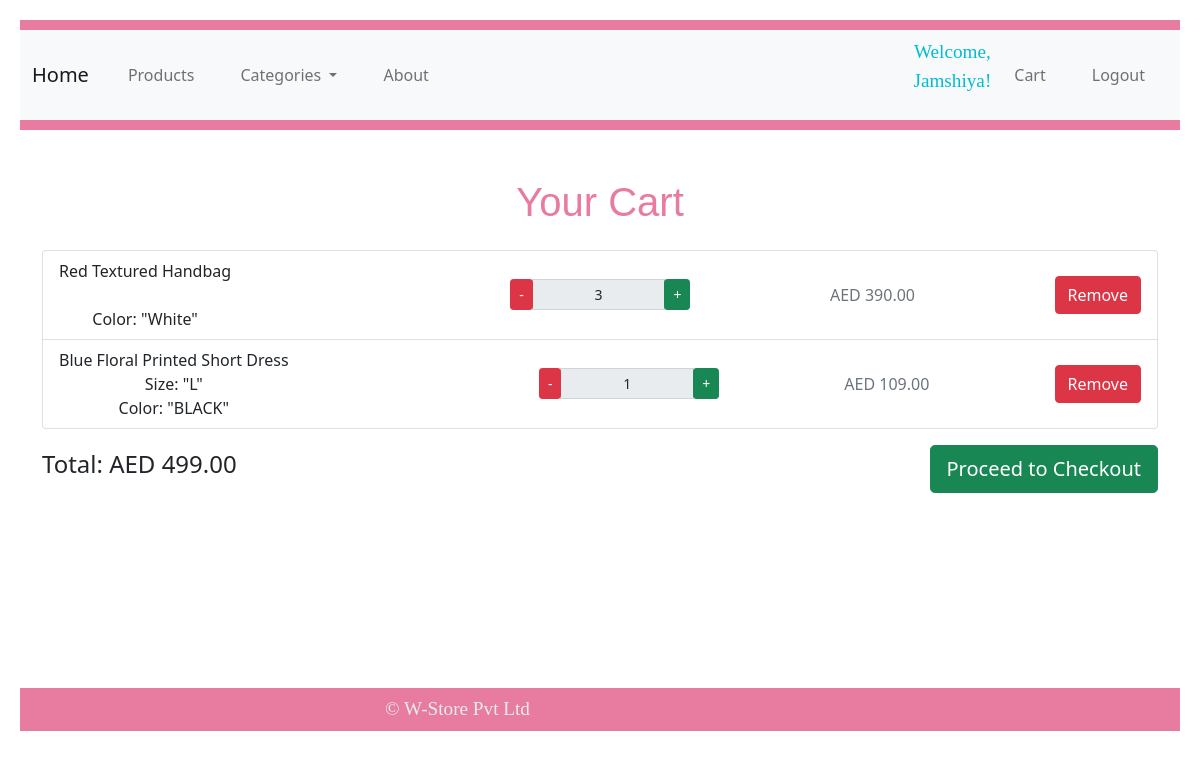
The page /cart/ (signed in) on the database its author committed.
### e_shop/models.py (models this page shows, shortened)
class CartItem(models.Model):
    cart = models.ForeignKey(Cart, related_name='items', on_delete=models.CASCADE)
    product = models.ForeignKey(Product, on_delete=models.CASCADE)
    product_variant = models.ForeignKey(ProductVariant, on_delete=models.CASCADE, null=True, blank=True)
    quantity = models.PositiveIntegerField(default=1)
    def __str__(self):
        return f"{self.quantity} x {self.product.name} x {self.product_variant.size}x {self.product_variant.color}"
    def get_total_price(self):
        return self.product.price * self.quantity

class Product(models.Model):
    name = models.CharField(max_length=100)
    description = models.TextField(blank=True)
    price = models.DecimalField(max_digits=10, decimal_places=2)
    sub_category_id = models.ForeignKey(SubCategory, on_delete=models.CASCADE)
    create_at = models.DateTimeField(auto_now_add=True)
    update_at = models.DateTimeField(auto_now=True)
    image = models.ImageField(upload_to='Product', height_field=None, width_field=None, max_length=100)
    available_stock = models.IntegerField()

class ProductVariant(models.Model):
    product = models.ForeignKey(Product, related_name='variants', on_delete=models.CASCADE)
    size = models.ForeignKey(Size, on_delete=models.CASCADE, null=True, blank=True)
    color = models.ForeignKey(Color, on_delete=models.CASCADE, null=True, blank=True)
    quantity = models.IntegerField()
    class Meta:
        unique_together = ('product', 'size', 'color')  # Each product can have a unique size and color combination

class Color(models.Model):
    name = models.CharField(max_length=50)
    hex_code = models.CharField(max_length=7, blank=True)  # Optional hex code for color representation
    def __str__(self):
        return self.name

class Size(models.Model):
    name = models.CharField(max_length=50)
    def __str__(self):
        return self.name

### e_shop/views.py (the view)
# urls.py: path('cart/', views.cart_detail, name='cart_detail'),
@login_required
def cart_detail(request):
    cart = get_object_or_404(Cart, user=request.user)
    items = cart.items.all()
    print(items)
    total_price = cart.get_total_price()
    return render(request, 'cart_detail.html', {'cart': cart, 'items': items, 'total_price': total_price})

### e_shop/models.py (called while the page is built)
    def get_total_price(self):
        return sum(item.get_total_price() for item in self.items.all())

### templates/cart_detail.html (shortened to what this page needs)
{% extends 'base.html' %}
{% block content %}
<div class="container mt-5">
    <h1 class="mb-4">Your Cart</h1>
    {% if items %}
        <ul class="list-group mb-3">
            {% for item in items %}
                <li class="list-group-item d-flex justify-content-between align-items-center">
                   <span>
                        {{ item.product.name }}<br>
                        {% if item.product_variant.size %}
                            Size: "{{ item.product_variant.size }}"
                        {% endif %}
                        <br>
                        {% if item.product_variant.color %}
                            Color: "{{ item.product_variant.color }}"
                        {% endif %}
                    </span><br>
                    <div class="col-lg-2">
                       <div class="input-group input-group-sm">
                        <span class="input-group-btn">
                            <button type="button" class="btn btn-danger btn-sm btn-number" onclick="updateCart('{{ item.id }}', 'decrement')">-</button>
                        </span>
                        <input type="text" id="quantity-{{ item.id }}" name="quantity" class="form-control text-center" value="{{ item.quantity }}" min="1" max="100" readonly>
                        <span class="input-group-btn">
                            <button type="button" class="btn btn-success btn-sm btn-number" onclick="updateCart('{{ item.id }}', 'increment')">+</button>
                        </span>
                    </div>
                    </div>
                    <span class="text-muted">AED {{ item.get_total_price }}</span>
                     <button type="button" class="btn btn-danger" onclick="removeCartItem('{{ item.id }}')">Remove</button>
                </li>
            {% endfor %}
        </ul>
        <div class="d-flex justify-content-between align-items-center">
            <h4>Total: AED {{ total_price }}</h4>
            <a href="{% url 'checkout' %}" class="btn btn-success btn-lg">Proceed to Checkout</a>
        </div>
    {% else %}
        <div class="alert alert-warning" role="alert">
            <p class="mb-0">Your cart is empty.</p>
        </div>
    {% endif %}
</div>
{% endblock %}

### templates/navbar.html (shortened to what this page needs)
<header>
    <nav class="navbar navbar-expand-lg navbar-light bg-light">
        <div class="container-fluid">
            <a class="navbar-brand" href="/">Home</a>
            <div class="collapse navbar-collapse" id="navbarNav">
                <ul class="navbar-nav">
                    <li class="nav-item">
                        <a class="nav-link" href="/product_list">Products</a>
                    </li>
                    <li class="nav-item dropdown">
                        <a class="nav-link dropdown-toggle" href="#" id="navbarDropdown" role="button" data-bs-toggle="dropdown" aria-expanded="false">
                            Categories
                        </a>
                    </li>
                    <li class="nav-item">
                        <a class="nav-link" href="/about">About</a>
                    </li>
                </ul>
                <ul class="navbar-nav ms-auto">
                    {% if user.is_authenticated %}
                         <p>Welcome, <br>{{ user.first_name }}!</p>
                    <li class="nav-item"><a class="nav-link" href="/cart/">Cart</a></li>
                    <li class="nav-item"><a class="nav-link" href="/signout/">Logout</a></li>
                    {% else %}
                        <li class="nav-item"><a class="nav-link" href="/signup/">Register</a></li>
                        <li class="nav-item"><a class="nav-link" href="/signin/">Login</a></li>
                    {% endif %}
                </ul>
            </div>
        </div>
    </nav>
</header>

### static/css/styles.css (style rules this page uses)
* { margin: 0; padding: 0; box-sizing: border-box; }
body { font-family: Arial, sans-serif; background-color: #f5f5f5; }
header { background-color: #e77ca0; color: white; padding: 10px 0; }
nav ul { display: flex; justify-content: center; list-style: none; }
nav ul li { margin: 0 15px; }
nav ul li a { color: white; text-decoration: none; }
nav ul { display: flex; justify-content: space-between; align-items: center; list-style: none; padding: 0; margin: 0; }
nav ul li a { text-decoration: none; color: white; }
h1 { font-family: 'Arial', sans-serif; font-size: 2.5em; text-align: center; color: #e77ca0; margin-top: 30px; }
p { font-family: 'Georgia', serif; font-size: 1.2em; line-height: 1.5; color: #00BCD4; text-align: center; margin-top: -5px; }

### rows shown on the page
CartItem: product.name "Red Textured Handbag", product_variant.color "White", quantity "3", get_total_price "390.00"
CartItem: product.name "Blue Floral Printed Short Dress", product_variant.size "L", product_variant.color "BLACK", quantity "1", get_total_price "109.00"

### other values the page prints
{{ user.first_name }} "Jamshiya"
{{ total_price }} "499.00"
